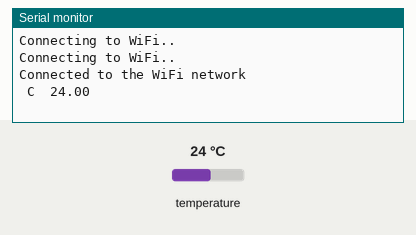
A sketch run on a simulated ESP32. Shown: the last lines printed to the serial monitor. The test bench sets the inputs (shaded band); at power-on: temperature 24 °C. WiFi joins after 1.5 s; servers stay silent unless stated; uploads are accepted with an empty reply.

Above: at 7.2 s.
7.3 s: temperature set to 12 °C
At 8.7 s:
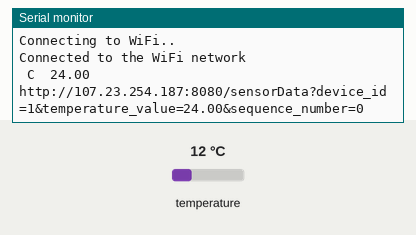
16.2 s: temperature set to 19 °C
At 22.6 s:
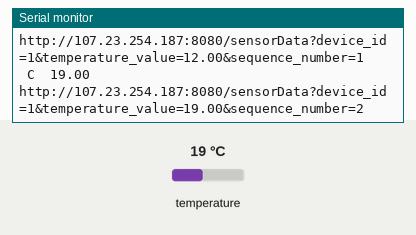
Timing chart, 0 to 24.1 s (numbered marks = the images above; inputs shaded):
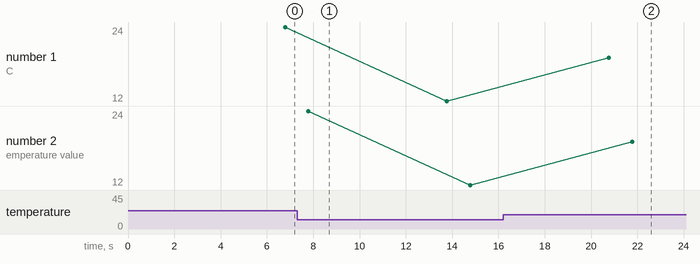

Measured:
- after the input at 16.2 s, the serial monitor: prints a new line after 4.6 s (image 2)
- plotted number 1: 24 → 12 after the input at 7.3 s, 12 → 19 after the input at 16.2 s
- plotted number 2: 12 → 19 after the input at 16.2 s

The sketch:

GET_request.ino
```cpp
#include <OneWire.h>
#include <DallasTemperature.h>
#include <WiFi.h>
#include <HTTPClient.h>

#define ONE_WIRE_BUS 13
OneWire oneWire(ONE_WIRE_BUS);

DallasTemperature sensors(&oneWire);
const char* ssid = "SSID";
const char* password = "****";

String Url = "http://107.23.254.187:8080/sensorData?";
String DeviceId = "device_id=1&";
String TempValue = "temperature_value=";
String SeqNum = "sequence_number=";

float Celcius=0;

void setup(void)
{
  Serial.begin(9600);
  delay(4000);
  WiFi.begin(ssid, password);

  while (WiFi.status() != WL_CONNECTED) {
    delay(1000);
    Serial.println("Connecting to WiFi..");
  }

  Serial.println("Connected to the WiFi network");

  sensors.begin();
}

int sqn = 0;
void loop(void)
{
  HTTPClient http;

  sensors.requestTemperatures();
  Celcius=sensors.getTempCByIndex(0);
  Serial.print(" C  ");
  Serial.println(Celcius);
  delay(1000);

  Serial.println(Url + DeviceId + TempValue + String(Celcius) + "&" + SeqNum + String(sqn));
  http.begin(Url + DeviceId + TempValue + String(Celcius) + "&" + SeqNum + String(sqn));
  sqn++;
  int httpCode = http.GET();
  delay(5000);
}
```
